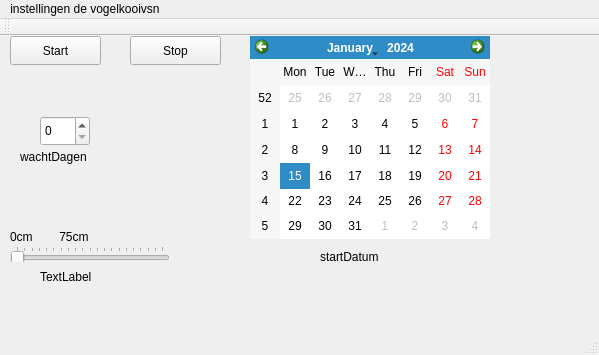
<?xml version="1.0" encoding="UTF-8"?>
<ui version="4.0">
 <class>MainWindow</class>
 <widget class="QMainWindow" name="MainWindow">
  <property name="geometry">
   <rect>
    <x>0</x>
    <y>0</y>
    <width>599</width>
    <height>355</height>
   </rect>
  </property>
  <property name="windowTitle">
   <string>MainWindow</string>
  </property>
  <widget class="QWidget" name="centralWidget">
   <widget class="QSpinBox" name="herhaaldagen">
    <property name="geometry">
     <rect>
      <x>40</x>
      <y>80</y>
      <width>50</width>
      <height>30</height>
     </rect>
    </property>
   </widget>
   <widget class="QPushButton" name="Startprogram">
    <property name="geometry">
     <rect>
      <x>10</x>
      <y>0</y>
      <width>91</width>
      <height>29</height>
     </rect>
    </property>
    <property name="text">
     <string>Start</string>
    </property>
   </widget>
   <widget class="QCalendarWidget" name="calendarWidget">
    <property name="geometry">
     <rect>
      <x>250</x>
      <y>0</y>
      <width>240</width>
      <height>203</height>
     </rect>
    </property>
   </widget>
   <widget class="QPushButton" name="Stop">
    <property name="geometry">
     <rect>
      <x>130</x>
      <y>0</y>
      <width>91</width>
      <height>29</height>
     </rect>
    </property>
    <property name="text">
     <string>Stop</string>
    </property>
   </widget>
   <widget class="QSlider" name="aantal_cm">
    <property name="geometry">
     <rect>
      <x>10</x>
      <y>210</y>
      <width>160</width>
      <height>16</height>
     </rect>
    </property>
    <property name="minimumSize">
     <size>
      <width>160</width>
      <height>16</height>
     </size>
    </property>
    <property name="maximumSize">
     <size>
      <width>160</width>
      <height>16</height>
     </size>
    </property>
    <property name="minimum">
     <number>50</number>
    </property>
    <property name="maximum">
     <number>150</number>
    </property>
    <property name="pageStep">
     <number>8</number>
    </property>
    <property name="orientation">
     <enum>Qt::Horizontal</enum>
    </property>
    <property name="tickPosition">
     <enum>QSlider::TicksAbove</enum>
    </property>
    <property name="tickInterval">
     <number>5</number>
    </property>
   </widget>
   <widget class="QLabel" name="label">
    <property name="geometry">
     <rect>
      <x>10</x>
      <y>190</y>
      <width>161</width>
      <height>21</height>
     </rect>
    </property>
    <property name="text">
     <string>0cm        75cm</string>
    </property>
   </widget>
   <widget class="QLabel" name="lblCm">
    <property name="geometry">
     <rect>
      <x>40</x>
      <y>230</y>
      <width>67</width>
      <height>21</height>
     </rect>
    </property>
    <property name="text">
     <string>TextLabel</string>
    </property>
   </widget>
   <widget class="QLabel" name="label_2">
    <property name="geometry">
     <rect>
      <x>20</x>
      <y>110</y>
      <width>91</width>
      <height>21</height>
     </rect>
    </property>
    <property name="text">
     <string>wachtDagen</string>
    </property>
   </widget>
   <widget class="QLabel" name="label_3">
    <property name="geometry">
     <rect>
      <x>320</x>
      <y>210</y>
      <width>91</width>
      <height>21</height>
     </rect>
    </property>
    <property name="text">
     <string>startDatum</string>
    </property>
   </widget>
  </widget>
  <widget class="QMenuBar" name="menuBar">
   <property name="geometry">
    <rect>
     <x>0</x>
     <y>0</y>
     <width>599</width>
     <height>26</height>
    </rect>
   </property>
   <widget class="QMenu" name="menuInstellingen_de_vogelkooivsn">
    <property name="title">
     <string>instellingen de vogelkooivsn</string>
    </property>
   </widget>
   <addaction name="menuInstellingen_de_vogelkooivsn"/>
  </widget>
  <widget class="QToolBar" name="mainToolBar">
   <attribute name="toolBarArea">
    <enum>TopToolBarArea</enum>
   </attribute>
   <attribute name="toolBarBreak">
    <bool>false</bool>
   </attribute>
  </widget>
  <widget class="QStatusBar" name="statusBar"/>
 </widget>
 <layoutdefault spacing="6" margin="11"/>
 <resources/>
 <connections/>
</ui>
